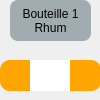
<?xml version="1.0" encoding="UTF-8"?>
<ui version="4.0">
 <class>Frame</class>
 <widget class="QFrame" name="Frame">
  <property name="geometry">
   <rect>
    <x>0</x>
    <y>0</y>
    <width>100</width>
    <height>100</height>
   </rect>
  </property>
  <property name="sizePolicy">
   <sizepolicy hsizetype="Fixed" vsizetype="Fixed">
    <horstretch>0</horstretch>
    <verstretch>0</verstretch>
   </sizepolicy>
  </property>
  <property name="minimumSize">
   <size>
    <width>100</width>
    <height>100</height>
   </size>
  </property>
  <property name="maximumSize">
   <size>
    <width>100</width>
    <height>100</height>
   </size>
  </property>
  <property name="windowTitle">
   <string>Frame</string>
  </property>
  <property name="styleSheet">
   <string notr="true">font-family: &quot;CoconPro&quot;;</string>
  </property>
  <widget class="QPushButton" name="pushButtonLeft">
   <property name="geometry">
    <rect>
     <x>0</x>
     <y>60</y>
     <width>31</width>
     <height>31</height>
    </rect>
   </property>
   <property name="styleSheet">
    <string notr="true">
background-color: orange;
border-top-left-radius: 10px;
border-bottom-left-radius: 10px;
border-top-right-radius: 0px;
border-bottom-right-radius: 0px;</string>
   </property>
   <property name="text">
    <string/>
   </property>
   <property name="icon">
    <iconset>
     <normaloff>ressources/generic/arrow_left.svg</normaloff>ressources/generic/arrow_left.svg</iconset>
   </property>
  </widget>
  <widget class="QLabel" name="titleLabel">
   <property name="geometry">
    <rect>
     <x>10</x>
     <y>0</y>
     <width>81</width>
     <height>41</height>
    </rect>
   </property>
   <property name="sizePolicy">
    <sizepolicy hsizetype="Minimum" vsizetype="Minimum">
     <horstretch>0</horstretch>
     <verstretch>0</verstretch>
    </sizepolicy>
   </property>
   <property name="minimumSize">
    <size>
     <width>80</width>
     <height>30</height>
    </size>
   </property>
   <property name="styleSheet">
    <string notr="true">color: black;
font-size: 12px;
border-radius: 8px;
background-color: #A0ACB0;</string>
   </property>
   <property name="text">
    <string>Bouteille 1
Rhum</string>
   </property>
   <property name="alignment">
    <set>Qt::AlignCenter</set>
   </property>
  </widget>
  <widget class="QLineEdit" name="lineEdit">
   <property name="geometry">
    <rect>
     <x>30</x>
     <y>60</y>
     <width>41</width>
     <height>31</height>
    </rect>
   </property>
   <property name="styleSheet">
    <string notr="true">border: 0px;
border-radius: 0px;
color: black;
font-size: 12px;
background-color: white;</string>
   </property>
  </widget>
  <widget class="QPushButton" name="pushButtonRight">
   <property name="geometry">
    <rect>
     <x>70</x>
     <y>60</y>
     <width>31</width>
     <height>31</height>
    </rect>
   </property>
   <property name="styleSheet">
    <string notr="true">
background-color: orange;
border-top-right-radius: 10px;
border-bottom-right-radius: 10px;
border-top-left-radius: 0px;
border-bottom-left-radius: 0px;</string>
   </property>
   <property name="text">
    <string/>
   </property>
   <property name="icon">
    <iconset>
     <normaloff>ressources/generic/arrow_right.svg</normaloff>ressources/generic/arrow_right.svg</iconset>
   </property>
  </widget>
 </widget>
 <resources/>
 <connections/>
</ui>
